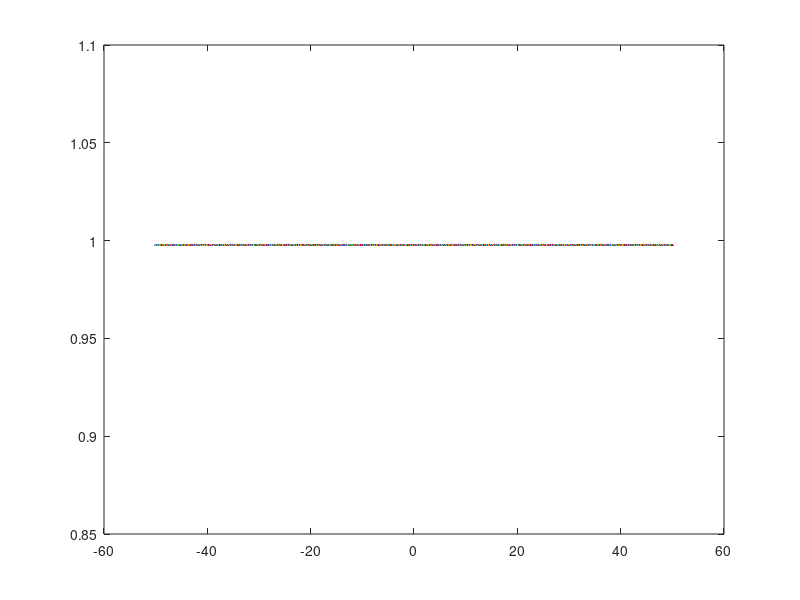

Source code (MATLAB):
% Title               :Funcion real de variable real 
% Description         :script de funcion real y su representacion grafica 
% Author              :Francelly Desiree Colon Sandoval 
% Date                :20211028    
% Version             :1
% Usage               :octave> /path/EjercicioSeis

clear
t = -50:0.1:50
% Funcion 
ht =(t-1) / (t-2)
% Plotear Funcion 
plot(t, ht)



